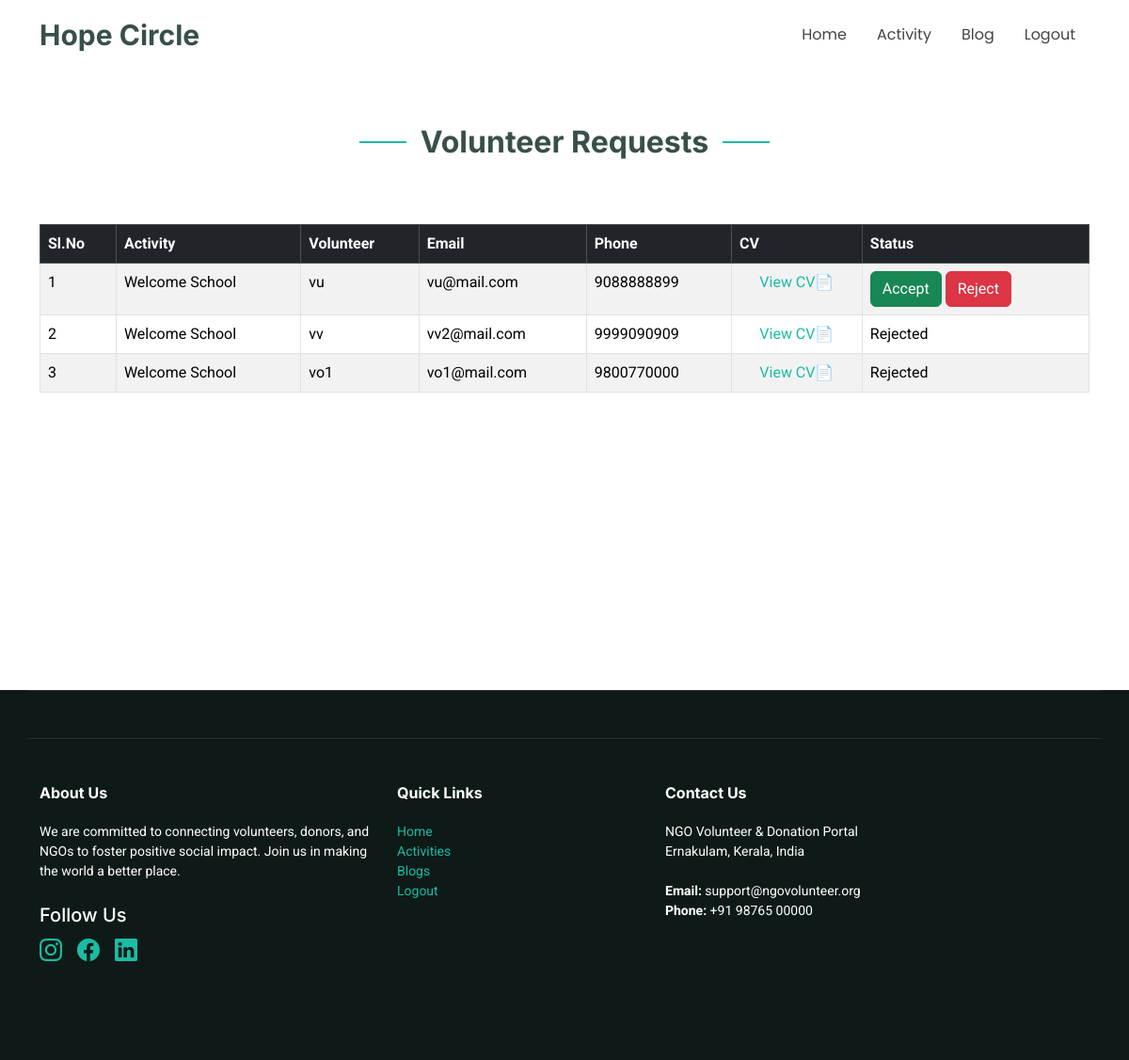
Page /ngoVolRequest?id=7 (signed in) on the committed database.
### ngoapp/models.py (models this page shows)
class VolunteerActivity(models.Model):
    volunteer=models.ForeignKey(Volunteer,on_delete=models.CASCADE)
    activity=models.ForeignKey(Activity,on_delete=models.CASCADE)
    status=models.CharField(max_length=20,default="Requested")

class Activity(models.Model):
    ngo=models.ForeignKey(Ngo,on_delete=models.CASCADE)
    name=models.CharField(max_length=50)
    category=models.CharField(max_length=50,null=True)
    description=models.TextField()
    loc=models.CharField(max_length=200)
    volunteers_needed=models.IntegerField()
    sDate=models.DateField()
    eDate=models.DateField()

class Volunteer(models.Model):
    user=models.ForeignKey(Logintbl,on_delete=models.CASCADE)
    name=models.CharField(max_length=50)
    email=models.CharField(max_length=50)
    phone=models.BigIntegerField()
    cv = models.FileField(null=True)
    photo = models.FileField(null=True)
    address =models.CharField(max_length=200)

### ngoapp/views.py (the view)
# urls.py: path('ngoVolRequest',views.ngoVolRequest),
def ngoVolRequest(request):
    uid = request.session['id']
    ngo = Ngo.objects.get(id=uid)
    id = request.GET['id']
    activity = Activity.objects.get(id=id)
    req = VolunteerActivity.objects.filter(activity=activity).order_by('-id')
    return render(request,"ngoVolRequest.html",{"req": req, "id":id})

### templates/ngoVolRequest.html (shortened to what this page needs)
{% extends 'ngoHome.html' %}
{% block content %}
<br><br><br>
<section id="services" class="services section">
  <div class="container section-title" data-aos="fade-up">
    <h2>Volunteer Requests</h2>
  </div>
  {% if req %}
  <div class="container">
    <div class="table-responsive">
      <table class="table table-bordered table-hover table-striped">
        <thead class="table-dark">
          <tr>
            <th scope="col">Sl.No</th>
            <th scope="col">Activity</th>
            <th scope="col">Volunteer</th>
            <th scope="col">Email</th>
            <th scope="col">Phone</th>
            <th scope="col">CV</th>
            <th scope="col">Status</th>
          </tr>
        </thead>
        <tbody>
          {% for i in req %}
          <tr>
            <td>{{ forloop.counter }}</td>
            <td>{{ i.activity.name }}</td>
            <td>{{ i.volunteer.name }}</td>
            <td>{{ i.volunteer.email }}</td>
            <td>{{ i.volunteer.phone }}</td>
            <td><center><a href="/adminOpen?file={{ i.volunteer.cv }}" >View CV📄</a></center></td>
            {% if i.status == 'Requested' %}
            <td><a href="/ngoAcceptVol?id={{ i.id }}&status=Accepted&did={{ id }}" class="btn btn-success">Accept</a>
                <a href="/ngoAcceptVol?id={{ i.id }}&status=Rejected&did={{ id }}" class="btn btn-danger">Reject</a>
            </td>
            {% else %}
            <td>{{ i.status }}</td>
            {% endif %}
        </tr>
          {% endfor %}
        </tbody>
      </table>
    </div>
  </div>
  {% else %}
  <center><b>No Volunteer Requests!</b></center>
  {% endif %}
</section>
<br><br><br><br><br><br><br><br><br><br>
{% endblock %}

### static/media/assets/css/main.css (style rules this page uses)
:root { --default-font: "Roboto", system-ui, -apple-system, "Segoe UI", Roboto, "Helvetica Neue", Arial, "Noto Sans", "Liberation Sans", sans-serif, "Apple Color Emoji", "Segoe UI Emoji", "Segoe UI Symbol", "Noto Color Emoji"; --heading-font: "Inter", sans-serif; --nav-font: "Poppins", sans-serif; }
:root { --background-color: #ffffff; --default-color: #444444; --heading-color: #384f4b; --accent-color: #1bbca3; --surface-color: #ffffff; --contrast-color: #ffffff; }
:root { --nav-color: #444444; --nav-hover-color: #1bbca3; --nav-mobile-background-color: #ffffff; --nav-dropdown-background-color: #ffffff; --nav-dropdown-color: #444444; --nav-dropdown-hover-color: #1bbca3; }
:root { scroll-behavior: smooth; }
body { color: var(--default-color); background-color: var(--background-color); font-family: var(--default-font); }
a { color: var(--accent-color); text-decoration: none; transition: 0.3s; }
h1, h2, h3, h4, h5, h6 { color: var(--heading-color); font-family: var(--heading-font); }
section, .section { color: var(--default-color); background-color: var(--background-color); padding: 60px 0; scroll-margin-top: 74px; overflow: clip; }
.section-title { text-align: center; padding-bottom: 60px; position: relative; }
.section-title h2 { font-size: 32px; font-weight: 700; position: relative; }
.section-title h2:before, .section-title h2:after { content: ""; width: 50px; height: 2px; background: var(--accent-color); display: inline-block; }
.section-title h2:before { margin: 0 15px 10px 0; }
.section-title h2:after { margin: 0 0 10px 15px; }

### rows in the picture
VolunteerActivity: activity.name "Welcome School", volunteer.name "vu", volunteer.email "vu@mail.com", volunteer.phone "9088888899"
VolunteerActivity: activity.name "Welcome School", volunteer.name "vv", volunteer.email "vv2@mail.com", volunteer.phone "9999090909", status "Rejected"
VolunteerActivity: activity.name "Welcome School", volunteer.name "vo1", volunteer.email "vo1@mail.com", volunteer.phone "9800770000", status "Rejected"
